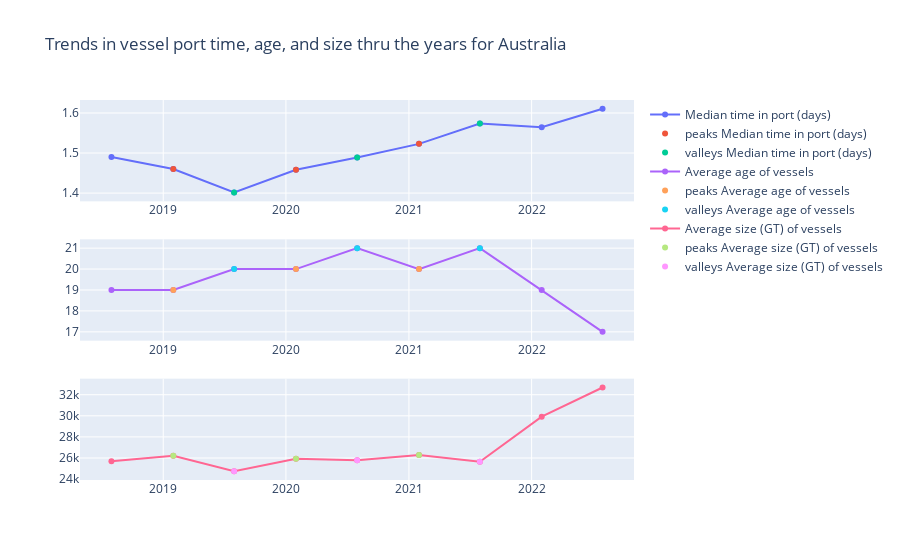

The cell this chart's notebook holds for it:
### Code cell
fig_2 = go.Figure()
fig_2 = make_subplots(rows=3,cols=1)
x1 = geo_port_all_vessels['date']
y1 = geo_port_all_vessels[activity_5]
x2 = df_max_1['date']
y2 = df_max_1[activity_5]
x3 = df_min_1['date']
y3 = df_min_1[activity_5]
x4 = geo_port_all_vessels['date']
y4 = geo_port_all_vessels[activity_8]
x5 = df_max_1['date']
y5 = df_max_1[activity_8]
x6 = df_min_1['date']
y6 = df_min_1[activity_8]
x7 = geo_port_all_vessels['date']
y7 = geo_port_all_vessels[activity_10]
x8 = df_max_1['date']
y8 = df_max_1[activity_10]
x9 = df_min_1['date'] #it was Period Label
y9 = df_min_1[activity_10]


fig_2.append_trace(go.Scatter(x=x1,y=y1,name=activity_5),row=1,col=1)
fig_2.append_trace(go.Scatter(x=x2,y=y2,mode='markers',name='peaks ' + activity_5),row=1,col=1)
fig_2.append_trace(go.Scatter(x=x3,y=y3,mode='markers',name='valleys ' + activity_5),row=1,col=1)
fig_2.append_trace(go.Scatter(x=x4,y=y4,name=activity_8),row=2,col=1)
fig_2.append_trace(go.Scatter(x=x5,y=y5,mode='markers',name='peaks ' + activity_8),row=2,col=1)
fig_2.append_trace(go.Scatter(x=x6,y=y6,mode='markers',name='valleys ' + activity_8),row=2,col=1)
fig_2.append_trace(go.Scatter(x=x7,y=y7,name=activity_10),row=3,col=1)
fig_2.append_trace(go.Scatter(x=x8,y=y8,mode='markers',name='peaks ' + activity_10),row=3,col=1)
fig_2.append_trace(go.Scatter(x=x9,y=y9,mode='markers',name='valleys ' + activity_10),row=3,col=1)


fig_2.update_layout(title='Trends in vessel port time, age, and size thru the years for Australia')

fig_2.show()

### Figure 1 — Plotly figure (JSON) as saved in the notebook; plotly's stock layout.template omitted (floating-point values rounded to 4 significant figures)
{"data": [{"name": "Median time in port (days)", "type": "scatter", "x": ["2018-07-31T00:00:00", "2019-01-31T00:00:00", "2019-07-31T00:00:00", "2020-01-31T00:00:00", "2020-07-31T00:00:00", "2021-01-31T00:00:00", "2021-07-31T00:00:00", "2022-01-31T00:00:00", "2022-07-31T00:00:00"], "xaxis": "x", "y": [1.49, 1.46, 1.401, 1.458, 1.489, 1.523, 1.574, 1.565, 1.61], "yaxis": "y"}, {"mode": "markers", "name": "peaks Median time in port (days)", "type": "scatter", "x": ["2019-01-31T00:00:00", "2020-01-31T00:00:00", "2021-01-31T00:00:00"], "xaxis": "x", "y": [1.46, 1.458, 1.523], "yaxis": "y"}, {"mode": "markers", "name": "valleys Median time in port (days)", "type": "scatter", "x": ["2019-07-31T00:00:00", "2020-07-31T00:00:00", "2021-07-31T00:00:00"], "xaxis": "x", "y": [1.401, 1.489, 1.574], "yaxis": "y"}, {"name": "Average age of vessels", "type": "scatter", "x": ["2018-07-31T00:00:00", "2019-01-31T00:00:00", "2019-07-31T00:00:00", "2020-01-31T00:00:00", "2020-07-31T00:00:00", "2021-01-31T00:00:00", "2021-07-31T00:00:00", "2022-01-31T00:00:00", "2022-07-31T00:00:00"], "xaxis": "x2", "y": [19, 19, 20, 20, 21, 20, 21, 19, 17], "yaxis": "y2"}, {"mode": "markers", "name": "peaks Average age of vessels", "type": "scatter", "x": ["2019-01-31T00:00:00", "2020-01-31T00:00:00", "2021-01-31T00:00:00"], "xaxis": "x2", "y": [19, 20, 20], "yaxis": "y2"}, {"mode": "markers", "name": "valleys Average age of vessels", "type": "scatter", "x": ["2019-07-31T00:00:00", "2020-07-31T00:00:00", "2021-07-31T00:00:00"], "xaxis": "x2", "y": [20, 21, 21], "yaxis": "y2"}, {"name": "Average size (GT) of vessels", "type": "scatter", "x": ["2018-07-31T00:00:00", "2019-01-31T00:00:00", "2019-07-31T00:00:00", "2020-01-31T00:00:00", "2020-07-31T00:00:00", "2021-01-31T00:00:00", "2021-07-31T00:00:00", "2022-01-31T00:00:00", "2022-07-31T00:00:00"], "xaxis": "x3", "y": [25686, 26220, 24755, 25938, 25790, 26294, 25644, 29921, 32686], "yaxis": "y3"}, {"mode": "markers", "name": "peaks Average size (GT) of vessels", "type": "scatter", "x": ["2019-01-31T00:00:00", "2020-01-31T00:00:00", "2021-01-31T00:00:00"], "xaxis": "x3", "y": [26220, 25938, 26294], "yaxis": "y3"}, {"mode": "markers", "name": "valleys Average size (GT) of vessels", "type": "scatter", "x": ["2019-07-31T00:00:00", "2020-07-31T00:00:00", "2021-07-31T00:00:00"], "xaxis": "x3", "y": [24755, 25790, 25644], "yaxis": "y3"}], "layout": {"title": {"text": "Trends in vessel port time, age, and size thru the years for Australia"}, "xaxis": {"anchor": "y", "domain": [0, 1]}, "xaxis2": {"anchor": "y2", "domain": [0, 1]}, "xaxis3": {"anchor": "y3", "domain": [0, 1]}, "yaxis": {"anchor": "x", "domain": [0.7333, 1]}, "yaxis2": {"anchor": "x2", "domain": [0.3667, 0.6333]}, "yaxis3": {"anchor": "x3", "domain": [0, 0.2667]}}}
